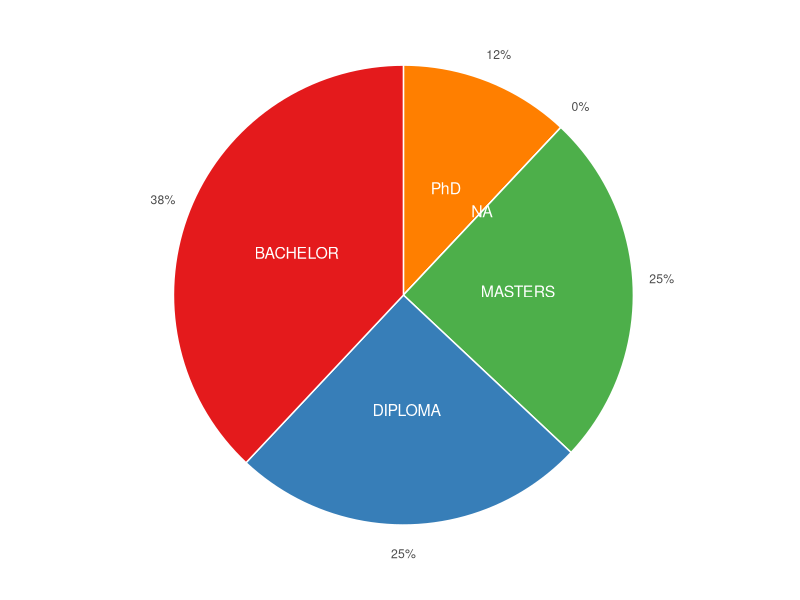

Source code (R):
library(readxl)
library(ggplot2)
library(dplyr)
#library(plotrix)
aca_qln<-as.data.frame(read_excel("Demographic_and_BI_adoption.xlsx", sheet = "Demography_information", range = "D2:D13",col_names = FALSE,col_types = "text"))

bi_doption<-as.data.frame(read_excel("Demographic_and_BI_adoption.xlsx", sheet = "Business_intelligence_adoption", range = "E2:E13",col_names = FALSE,col_types = "text"))

occurance<-table(aca_qln[,1],bi_doption[,1])

q<-as.data.frame.matrix(occurance)
aca_row_names <-as.data.frame(row.names.data.frame(q))
nFrame<-data.frame(
  qln = aca_row_names,
  no = q[,1],
  yes = q[,2]
)
colnames(nFrame)<-c("qln","no","yes")

# Compute the position of labels

data <- nFrame %>% 
  arrange(desc(qln)) %>%
  mutate(prop = round(yes / sum(nFrame$yes) *100,0)) %>%
  mutate(ypos = round(cumsum(prop)- 0.5*prop,0) )

l <- data %>%
  mutate(csum = rev(cumsum(rev(prop))), 
         pos = prop/2 + lead(csum, 1),
         pos = if_else(is.na(pos), prop/2, pos))
#tiff("age_vs_awareness_pieChat.tiff", units="in", width=5, height=5, res=300)

ggplot(data, aes(x="",y = prop,fill=qln)) + 
  geom_bar(stat="identity", width=1, color="white")+
  coord_polar(theta = "y", start=0)+
  geom_text(aes(label = qln), color = "white", size=4,position = position_stack(vjust = 0.5)) +
  scale_fill_brewer(palette="Set1") +
  scale_y_continuous(breaks = l$ypos, labels = paste0(data$prop,"%"))+
  theme(
    axis.ticks = element_blank(),
    axis.title = element_blank(),
    legend.position="none",
    panel.background = element_rect(fill = "white"))
#  geom_text(aes(x = 1.5, y = ypos, label = paste0(round(ypos, 1), "%")),size = 4, hjust = 0)

#d <-c(10,20,30,40,70)
#pie3D(d, mar = rep(1.75, 4),
#      col = hcl.colors(length(d), "Spectral"),
#      labels = d,
#      explode = 0.2)
#dev.off()
